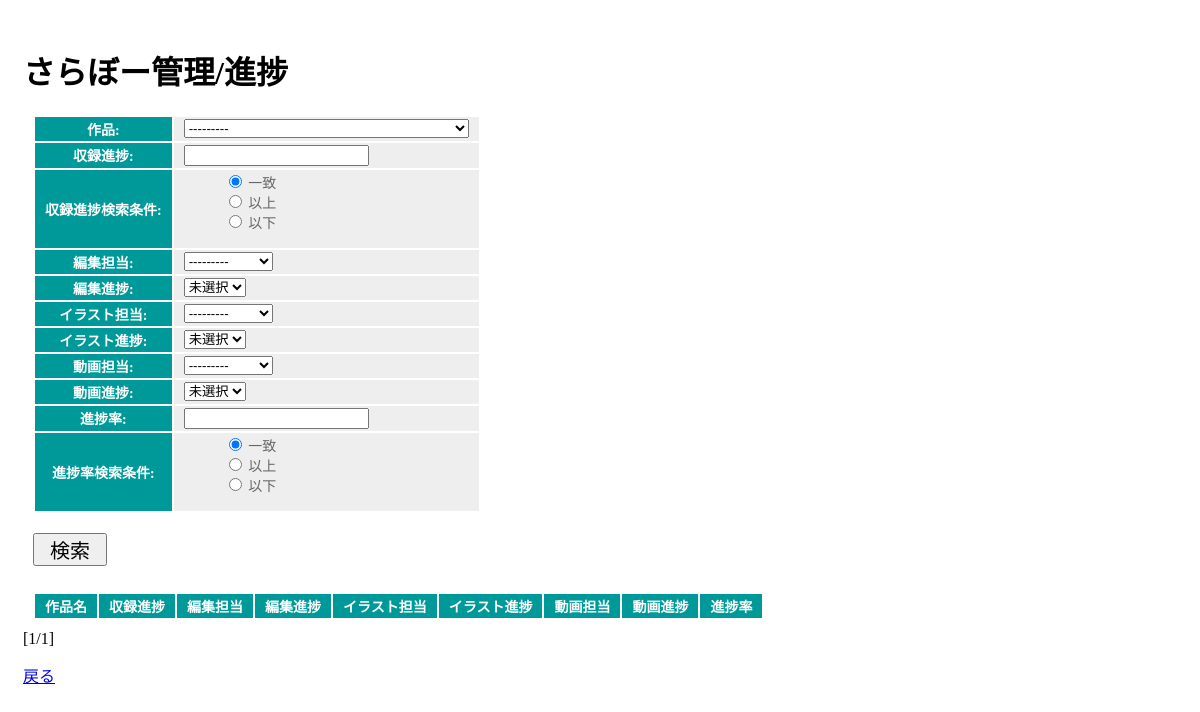
Before: /appWorks/progress/ (signed in) with the older database file.
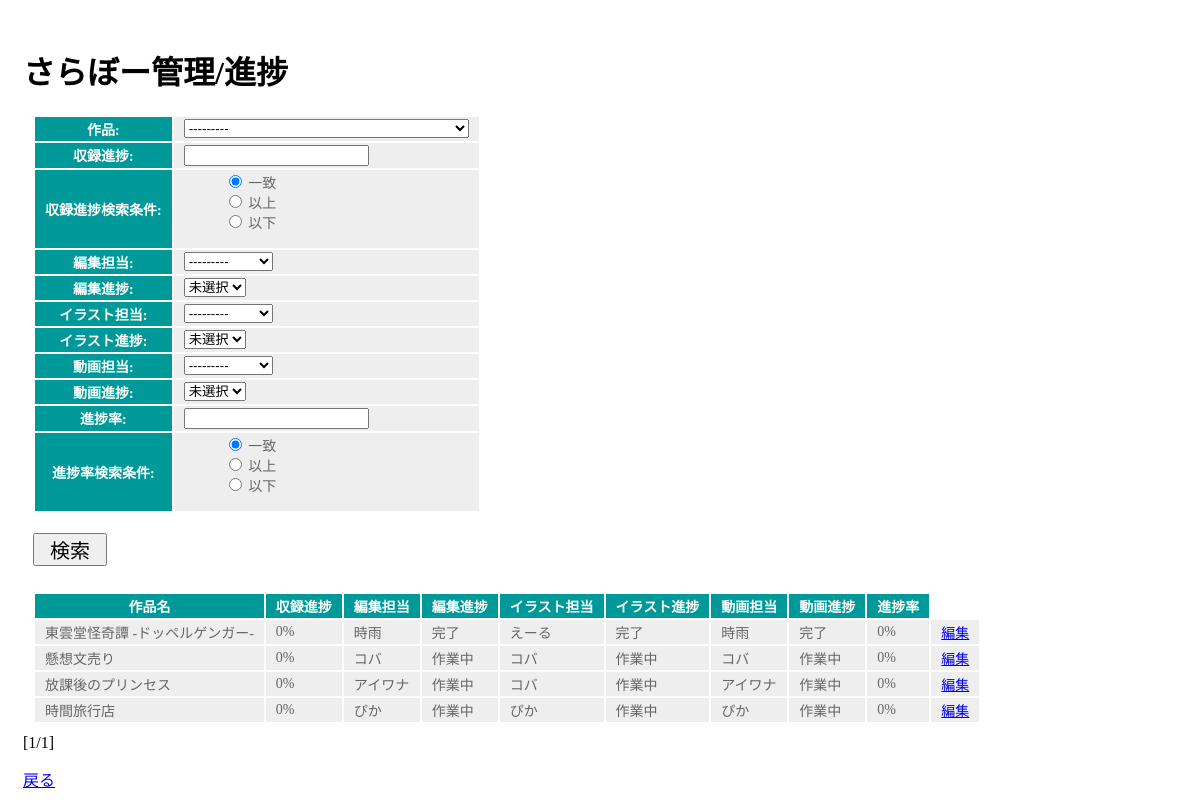
After: the same page with the newer database file.
### appWorks/models.py (models this page shows)
class Progress(models.Model):
    workID = models.IntegerField()
    editPro = models.BooleanField(default=False)
    illustPro = models.BooleanField(default=False)
    animaPro = models.BooleanField(default=False)

### appWorks/views.py (the view)
# urls.py: path('progress/', appWorks.views.progress, name='progress'),
@login_required
def progress(request, num=1):
    global message
    global chk
    whereSQL = ["allPro <> 100"]
    if (request.method == 'POST'):
        whereSQL = search(request, 2)
        message = ''
    sql =  "SELECT "
    sql += "        p.id, "
    sql += "        p.workID, "
    sql += "        w.title, "
    sql += "        ifnull(((CAST(c2.完了数 AS REAL) / CAST(c1.全体個数 AS REAL)) * 100),0) AS castPro, "
    sql += "        w.editor, "
    sql += "        CASE p.editPro "
    sql += "            WHEN 1 THEN '完了' "
    sql += "            ELSE '作業中' "
    sql += "        END AS editPro, "
    sql += "        w.illustrator, "
    sql += "        CASE p.illustPro "
    sql += "            WHEN 1 THEN '完了' "
    sql += "            ELSE '作業中' "
    sql += "        END AS illustPro, "
    sql += "        w.animator, "
    sql += "        CASE p.animaPro "
    sql += "            WHEN 1 THEN '完了' "
    sql += "            ELSE '作業中' "
    sql += "        END AS animaPro, "
    sql += "        ((ifnull((CAST(c2.完了数 AS REAL) / CAST(c1.全体個数 AS REAL) * 100),0) "
    sql += "        + (editPro * 100) "
    sql += "        + (illustPro * 100) "
    sql += "        + (animaPro * 100)) / 400) * 100 AS allPro "
    sql += "FROM "
    sql += "        appWorks_progress AS p "
    sql += "INNER JOIN "
    sql += "        appWorks_works AS w "
    sql += "ON "
    sql += "        p.workID = w.id "
    sql += "LEFT OUTER JOIN ("
    sql += "                SELECT "
    sql += "                    workID, "
    sql += "                    COUNT(*) AS 全体個数 "
    sql += "                FROM "
    sql += "                    appWorks_cast "
    sql += "                GROUP BY "
    sql += "                    workID) AS c1 "
    sql += "ON "
    sql += "                w.id = c1.workID "
    sql += "LEFT OUTER JOIN ("
    sql += "                SELECT "
    sql += "                    workID, "
    sql += "                    COUNT(*) AS 完了数 "
    sql += "                FROM "
    sql += "                    appWorks_cast "
    sql += "                WHERE "
    sql += "                    status = '1' "
    sql += "                GROUP BY "
    sql += "                    workID) AS c2 "
    sql += "ON "
    sql += "                w.id = c2.workID "
    if whereSQL:
        sql += ' WHERE '
        i = 0
        for SQL in whereSQL:
            if i == 0:
                sql += SQL
            else:
                sql += 'AND ' + SQL
            i += 1
    sql += ';'
    data = Progress.objects.raw(sql)
    page = Paginator(data, 5)
    params= {
        'title':'さらぼー管理/進捗',
        'type':'進捗',
        'msg':message,
        'searchForm':searchProgressForm(),
        'data':page.get_page(num),
        'chk':chk,
    }
    if 'search' in request.POST:
        params['searchForm'] = searchProgressForm(request.POST)
        params['chk'] = True
    return render(request, 'appWorks/progress.html', params)

### appManagement/models.py (called while the page is built)
    def __str__(self):
        return self.name

### appWorks/models.py (called while the page is built)
    def __str__(self):
        return self.title

### appWorks/templates/appWorks/progress.html (shortened to what this page needs)
﻿{% load static %}
<!DOCTYPE html>
<html lang="ja">
<head>
    <link rel="stylesheet" type="text/css" href="{% static 'css/works.css' %}">
</head>
<body>
    <h1>{{title}}</h1>
    <form class="search_form" action="{% url 'progress' %}" method="post">
        <table>
            {{ searchForm.as_table }}
        </table>
        <input class="btn" type="submit" name="search" value="検索">
    </form>
    <table class="data-table">
        <tr class="thead">
            <th>作品名</th>
            <th>収録進捗</th>
            <th>編集担当</th>
            <th>編集進捗</th>
            <th>イラスト担当</th>
            <th>イラスト進捗</th>
            <th>動画担当</th>
            <th>動画進捗</th>
            <th>進捗率</th>
        </tr>
        {% for item in data %}
            <tr>
                <td data-label="作品名">{{item.title}}</td>
                <td data-label="収録進捗">{{item.castPro}}%</td>
                <td data-label="編集担当">{{item.editor}}</td>
                <td data-label="編集進捗">{{item.editPro}}</td>
                <td data-label="イラスト担当">{{item.illustrator}}</td>
                <td data-label="イラスト進捗">{{item.illustPro}}</td>
                <td data-label="動画担当">{{item.animator}}</td>
                <td data-label="動画進捗">{{item.animaPro}}</td>
                <td data-label="進捗率">{{item.allPro}}%</td>
                <td><a href="{% url 'edit' page='progress' id=item.id %}">編集</a></td>
            </tr>
        {% endfor %}
    </table>
    <div class="pagination">
        <span class="current">
            [{{data.number}}/{{data.paginator.num_pages}}]
        </span>
    </div>
    <a class="return" href="{% url 'index' %}">戻る</a>
</body>
</html>

### appWorks/static/css/works.css (style rules this page uses)
* { box-sizing: border-box; }
body { padding-left: 15px; }
.btn { margin: 10px 10px; font-size: 20px; padding: 0px 15px; }
table { margin: 10px; font-size: 14px; }
table tr th { background-color: #099; color: white; padding: 2px 10px; border-width: 2px; }
table tr td { background-color: #eee; color: #666; padding: 2px 10px; border-width: 2px; }
.return { display: block; margin-top: 15px; }
ul { list-style-type: none; }

Changed rows visible on the page:
added Progress: title "東雲堂怪奇譚 -ドッペルゲンガー-", castPro "0", editor "時雨", editPro "完了", illustrator "えーる", illustPro "完了", animator "時雨", animaPro "完了", allPro "0"
added Progress: title "懸想文売り", castPro "0", editor "コバ", editPro "作業中", illustrator "コバ", illustPro "作業中", animator "コバ", animaPro "作業中", allPro "0"
added Progress: title "放課後のプリンセス", castPro "0", editor "アイワナ", editPro "作業中", illustrator "コバ", illustPro "作業中", animator "アイワナ", animaPro "作業中", allPro "0"
added Progress: title "時間旅行店", castPro "0", editor "ぴか", editPro "作業中", illustrator "ぴか", illustPro "作業中", animator "ぴか", animaPro "作業中", allPro "0"
